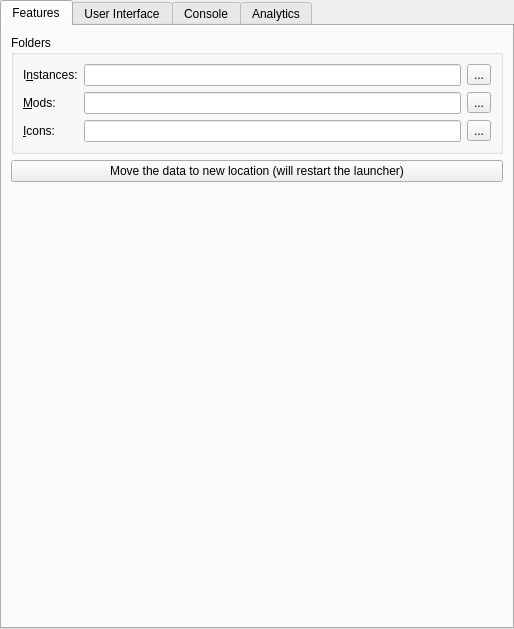
<?xml version="1.0" encoding="UTF-8"?>
<ui version="4.0">
 <class>LauncherPage</class>
 <widget class="QWidget" name="LauncherPage">
  <property name="geometry">
   <rect>
    <x>0</x>
    <y>0</y>
    <width>514</width>
    <height>629</height>
   </rect>
  </property>
  <property name="sizePolicy">
   <sizepolicy hsizetype="MinimumExpanding" vsizetype="MinimumExpanding">
    <horstretch>0</horstretch>
    <verstretch>0</verstretch>
   </sizepolicy>
  </property>
  <layout class="QVBoxLayout" name="mainLayout">
   <property name="leftMargin">
    <number>0</number>
   </property>
   <property name="topMargin">
    <number>0</number>
   </property>
   <property name="rightMargin">
    <number>0</number>
   </property>
   <property name="bottomMargin">
    <number>0</number>
   </property>
   <item>
    <widget class="QTabWidget" name="tabWidget">
     <property name="toolTip">
      <string notr="true"/>
     </property>
     <property name="tabShape">
      <enum>QTabWidget::Rounded</enum>
     </property>
     <property name="currentIndex">
      <number>0</number>
     </property>
     <widget class="QWidget" name="featuresTab">
      <attribute name="title">
       <string>Features</string>
      </attribute>
      <layout class="QVBoxLayout" name="verticalLayout_9">
       <item>
        <widget class="QGroupBox" name="foldersBox">
         <property name="title">
          <string>Folders</string>
         </property>
         <layout class="QGridLayout" name="foldersBoxLayout">
          <item row="0" column="0">
           <widget class="QLabel" name="labelInstDir">
            <property name="text">
             <string>I&amp;nstances:</string>
            </property>
            <property name="buddy">
             <cstring>instDirTextBox</cstring>
            </property>
           </widget>
          </item>
          <item row="0" column="1">
           <widget class="QLineEdit" name="instDirTextBox"/>
          </item>
          <item row="0" column="2">
           <widget class="QToolButton" name="instDirBrowseBtn">
            <property name="text">
             <string notr="true">...</string>
            </property>
           </widget>
          </item>
          <item row="1" column="0">
           <widget class="QLabel" name="labelModsDir">
            <property name="text">
             <string>&amp;Mods:</string>
            </property>
            <property name="buddy">
             <cstring>modsDirTextBox</cstring>
            </property>
           </widget>
          </item>
          <item row="1" column="1">
           <widget class="QLineEdit" name="modsDirTextBox"/>
          </item>
          <item row="1" column="2">
           <widget class="QToolButton" name="modsDirBrowseBtn">
            <property name="text">
             <string notr="true">...</string>
            </property>
           </widget>
          </item>
          <item row="2" column="1">
           <widget class="QLineEdit" name="iconsDirTextBox"/>
          </item>
          <item row="2" column="0">
           <widget class="QLabel" name="labelIconsDir">
            <property name="text">
             <string>&amp;Icons:</string>
            </property>
            <property name="buddy">
             <cstring>iconsDirTextBox</cstring>
            </property>
           </widget>
          </item>
          <item row="2" column="2">
           <widget class="QToolButton" name="iconsDirBrowseBtn">
            <property name="text">
             <string notr="true">...</string>
            </property>
           </widget>
          </item>
         </layout>
        </widget>
       </item>
       <item>
        <widget class="QPushButton" name="migrateDataFolderMacBtn">
         <property name="text">
          <string>Move the data to new location (will restart the launcher)</string>
         </property>
        </widget>
       </item>
       <item>
        <spacer name="verticalSpacer_2">
         <property name="orientation">
          <enum>Qt::Vertical</enum>
         </property>
         <property name="sizeHint" stdset="0">
          <size>
           <width>0</width>
           <height>0</height>
          </size>
         </property>
        </spacer>
       </item>
      </layout>
     </widget>
     <widget class="QWidget" name="generalTab">
      <attribute name="title">
       <string>User Interface</string>
      </attribute>
      <layout class="QVBoxLayout" name="verticalLayout_6">
       <item>
        <widget class="QGroupBox" name="groupBox_3">
         <property name="title">
          <string>Launcher notifications</string>
         </property>
         <layout class="QVBoxLayout" name="verticalLayout_5">
          <item>
           <widget class="QPushButton" name="resetNotificationsBtn">
            <property name="text">
             <string>Reset hidden notifications</string>
            </property>
            <property name="checkable">
             <bool>true</bool>
            </property>
           </widget>
          </item>
         </layout>
        </widget>
       </item>
       <item>
        <widget class="QGroupBox" name="sortingModeBox">
         <property name="enabled">
          <bool>true</bool>
         </property>
         <property name="title">
          <string>Instance view sorting mode</string>
         </property>
         <layout class="QHBoxLayout" name="sortingModeBoxLayout">
          <item>
           <widget class="QRadioButton" name="sortLastLaunchedBtn">
            <property name="text">
             <string>By &amp;last launched</string>
            </property>
            <attribute name="buttonGroup">
             <string notr="true">sortingModeGroup</string>
            </attribute>
           </widget>
          </item>
          <item>
           <widget class="QRadioButton" name="sortByNameBtn">
            <property name="text">
             <string>By &amp;name</string>
            </property>
            <attribute name="buttonGroup">
             <string notr="true">sortingModeGroup</string>
            </attribute>
           </widget>
          </item>
         </layout>
        </widget>
       </item>
       <item>
        <widget class="QGroupBox" name="themeBox">
         <property name="title">
          <string>Theme</string>
         </property>
         <layout class="QFormLayout" name="formLayout">
          <item row="0" column="0">
           <widget class="QLabel" name="label_3">
            <property name="text">
             <string>&amp;Icons</string>
            </property>
            <property name="buddy">
             <cstring>themeComboBox</cstring>
            </property>
           </widget>
          </item>
          <item row="0" column="1">
           <widget class="QComboBox" name="themeComboBox">
            <property name="sizePolicy">
             <sizepolicy hsizetype="Expanding" vsizetype="Fixed">
              <horstretch>0</horstretch>
              <verstretch>0</verstretch>
             </sizepolicy>
            </property>
            <property name="focusPolicy">
             <enum>Qt::StrongFocus</enum>
            </property>
            <item>
             <property name="text">
              <string>Default</string>
             </property>
            </item>
            <item>
             <property name="text">
              <string>Simple (Dark Icons)</string>
             </property>
            </item>
            <item>
             <property name="text">
              <string>Simple (Light Icons)</string>
             </property>
            </item>
            <item>
             <property name="text">
              <string>Simple (Blue Icons)</string>
             </property>
            </item>
            <item>
             <property name="text">
              <string>Simple (Colored Icons)</string>
             </property>
            </item>
            <item>
             <property name="text">
              <string notr="true">OSX</string>
             </property>
            </item>
            <item>
             <property name="text">
              <string notr="true">iOS</string>
             </property>
            </item>
            <item>
             <property name="text">
              <string notr="true">Flat</string>
             </property>
            </item>
            <item>
             <property name="text">
              <string>Custom</string>
             </property>
            </item>
           </widget>
          </item>
          <item row="1" column="1">
           <widget class="QComboBox" name="themeComboBoxColors">
            <property name="sizePolicy">
             <sizepolicy hsizetype="Expanding" vsizetype="Fixed">
              <horstretch>0</horstretch>
              <verstretch>0</verstretch>
             </sizepolicy>
            </property>
            <property name="focusPolicy">
             <enum>Qt::StrongFocus</enum>
            </property>
           </widget>
          </item>
          <item row="1" column="0">
           <widget class="QLabel" name="label_4">
            <property name="text">
             <string>Colors</string>
            </property>
            <property name="buddy">
             <cstring>themeComboBoxColors</cstring>
            </property>
           </widget>
          </item>
         </layout>
        </widget>
       </item>
       <item>
        <spacer name="generalTabSpacer">
         <property name="orientation">
          <enum>Qt::Vertical</enum>
         </property>
         <property name="sizeHint" stdset="0">
          <size>
           <width>0</width>
           <height>0</height>
          </size>
         </property>
        </spacer>
       </item>
      </layout>
     </widget>
     <widget class="QWidget" name="consoleTab">
      <attribute name="title">
       <string>Console</string>
      </attribute>
      <layout class="QVBoxLayout" name="verticalLayout_2">
       <item>
        <widget class="QGroupBox" name="consoleSettingsBox">
         <property name="title">
          <string>Console Settings</string>
         </property>
         <layout class="QVBoxLayout" name="verticalLayout_3">
          <item>
           <widget class="QCheckBox" name="showConsoleCheck">
            <property name="text">
             <string>Show console while the game is running?</string>
            </property>
           </widget>
          </item>
          <item>
           <widget class="QCheckBox" name="autoCloseConsoleCheck">
            <property name="text">
             <string>Automatically close console when the game quits?</string>
            </property>
           </widget>
          </item>
          <item>
           <widget class="QCheckBox" name="showConsoleErrorCheck">
            <property name="text">
             <string>Show console when the game crashes?</string>
            </property>
           </widget>
          </item>
         </layout>
        </widget>
       </item>
       <item>
        <widget class="QGroupBox" name="groupBox_4">
         <property name="title">
          <string>History limit</string>
         </property>
         <layout class="QGridLayout" name="gridLayout_3">
          <item row="1" column="0">
           <widget class="QCheckBox" name="checkStopLogging">
            <property name="text">
             <string>Stop logging when log overflows</string>
            </property>
           </widget>
          </item>
          <item row="0" column="0">
           <widget class="QSpinBox" name="lineLimitSpinBox">
            <property name="sizePolicy">
             <sizepolicy hsizetype="Expanding" vsizetype="Fixed">
              <horstretch>0</horstretch>
              <verstretch>0</verstretch>
             </sizepolicy>
            </property>
            <property name="suffix">
             <string> lines</string>
            </property>
            <property name="minimum">
             <number>10000</number>
            </property>
            <property name="maximum">
             <number>1000000</number>
            </property>
            <property name="singleStep">
             <number>10000</number>
            </property>
            <property name="value">
             <number>100000</number>
            </property>
           </widget>
          </item>
         </layout>
        </widget>
       </item>
       <item>
        <widget class="QGroupBox" name="themeBox_2">
         <property name="sizePolicy">
          <sizepolicy hsizetype="Preferred" vsizetype="MinimumExpanding">
           <horstretch>0</horstretch>
           <verstretch>0</verstretch>
          </sizepolicy>
         </property>
         <property name="title">
          <string>Console font</string>
         </property>
         <layout class="QGridLayout" name="gridLayout_2">
          <item row="1" column="0" colspan="2">
           <widget class="QTextEdit" name="fontPreview">
            <property name="sizePolicy">
             <sizepolicy hsizetype="Expanding" vsizetype="MinimumExpanding">
              <horstretch>0</horstretch>
              <verstretch>0</verstretch>
             </sizepolicy>
            </property>
            <property name="horizontalScrollBarPolicy">
             <enum>Qt::ScrollBarAlwaysOff</enum>
            </property>
            <property name="undoRedoEnabled">
             <bool>false</bool>
            </property>
            <property name="textInteractionFlags">
             <set>Qt::TextSelectableByKeyboard|Qt::TextSelectableByMouse</set>
            </property>
           </widget>
          </item>
          <item row="0" column="0">
           <widget class="QFontComboBox" name="consoleFont">
            <property name="sizePolicy">
             <sizepolicy hsizetype="Expanding" vsizetype="Fixed">
              <horstretch>0</horstretch>
              <verstretch>0</verstretch>
             </sizepolicy>
            </property>
           </widget>
          </item>
          <item row="0" column="1">
           <widget class="QSpinBox" name="fontSizeBox">
            <property name="minimum">
             <number>5</number>
            </property>
            <property name="maximum">
             <number>16</number>
            </property>
            <property name="value">
             <number>11</number>
            </property>
           </widget>
          </item>
         </layout>
        </widget>
       </item>
      </layout>
     </widget>
     <widget class="QWidget" name="analyticsTab">
      <attribute name="title">
       <string>Analytics</string>
      </attribute>
      <layout class="QVBoxLayout" name="verticalLayout_8">
       <item>
        <widget class="QGroupBox" name="consoleSettingsBox_2">
         <property name="title">
          <string>Analytics Settings</string>
         </property>
         <layout class="QVBoxLayout" name="verticalLayout_4">
          <item>
           <widget class="QCheckBox" name="analyticsCheck">
            <property name="text">
             <string>Send anonymous usage statistics?</string>
            </property>
           </widget>
          </item>
          <item>
           <widget class="Line" name="line">
            <property name="orientation">
             <enum>Qt::Horizontal</enum>
            </property>
           </widget>
          </item>
          <item>
           <widget class="QLabel" name="label_5">
            <property name="text">
             <string>&lt;html&gt;&lt;head/&gt;
&lt;body&gt;
&lt;p&gt;The launcher sends anonymous usage statistics on every start of the application.&lt;/p&gt;&lt;p&gt;The following data is collected:&lt;/p&gt;
&lt;ul&gt;
&lt;li&gt;Launcher version.&lt;/li&gt;
&lt;li&gt;Operating system name, version and architecture.&lt;/li&gt;
&lt;li&gt;CPU architecture (kernel architecture on linux).&lt;/li&gt;
&lt;li&gt;Size of system memory.&lt;/li&gt;
&lt;li&gt;Java version, architecture and memory settings.&lt;/li&gt;
&lt;/ul&gt;
&lt;/body&gt;&lt;/html&gt;</string>
            </property>
            <property name="wordWrap">
             <bool>true</bool>
            </property>
           </widget>
          </item>
         </layout>
        </widget>
       </item>
       <item>
        <spacer name="verticalSpacer">
         <property name="orientation">
          <enum>Qt::Vertical</enum>
         </property>
         <property name="sizeHint" stdset="0">
          <size>
           <width>20</width>
           <height>40</height>
          </size>
         </property>
        </spacer>
       </item>
      </layout>
     </widget>
    </widget>
   </item>
  </layout>
 </widget>
 <tabstops>
  <tabstop>tabWidget</tabstop>
  <tabstop>instDirTextBox</tabstop>
  <tabstop>instDirBrowseBtn</tabstop>
  <tabstop>modsDirTextBox</tabstop>
  <tabstop>modsDirBrowseBtn</tabstop>
  <tabstop>iconsDirTextBox</tabstop>
  <tabstop>iconsDirBrowseBtn</tabstop>
  <tabstop>resetNotificationsBtn</tabstop>
  <tabstop>sortLastLaunchedBtn</tabstop>
  <tabstop>sortByNameBtn</tabstop>
  <tabstop>themeComboBox</tabstop>
  <tabstop>themeComboBoxColors</tabstop>
  <tabstop>showConsoleCheck</tabstop>
  <tabstop>autoCloseConsoleCheck</tabstop>
  <tabstop>showConsoleErrorCheck</tabstop>
  <tabstop>lineLimitSpinBox</tabstop>
  <tabstop>checkStopLogging</tabstop>
  <tabstop>consoleFont</tabstop>
  <tabstop>fontSizeBox</tabstop>
  <tabstop>fontPreview</tabstop>
 </tabstops>
 <resources/>
 <connections/>
 <buttongroups>
  <buttongroup name="sortingModeGroup"/>
 </buttongroups>
</ui>
